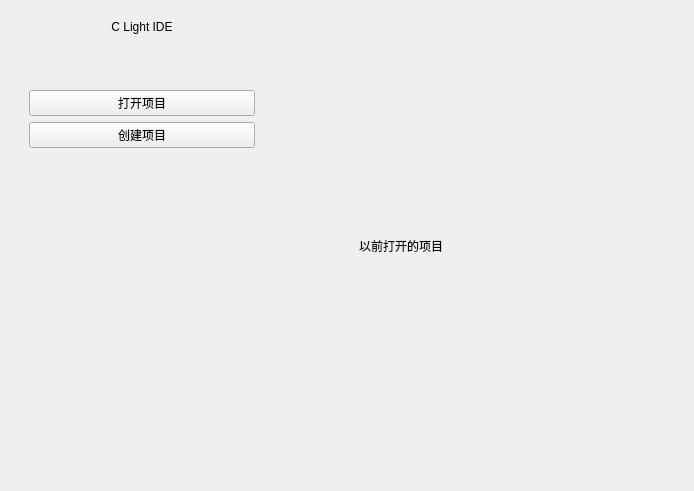
<?xml version="1.0" encoding="UTF-8"?>
<ui version="4.0">
 <class>StartPageWidget</class>
 <widget class="QWidget" name="StartPageWidget">
  <property name="geometry">
   <rect>
    <x>0</x>
    <y>0</y>
    <width>694</width>
    <height>491</height>
   </rect>
  </property>
  <property name="windowTitle">
   <string>Form</string>
  </property>
  <property name="styleSheet">
   <string notr="true">#StartPageWidget{
	border: 2x solid rgb(2, 2, 2);
	margin: 0px;
}

#StartPageWidget &gt; #widget_3 &gt; #label{
	font-size: 30px;
	font-weight: bold;
}
#StartPageWidget &gt; #widget &gt; QLabel{
	font-size: 17px;
	font-weight: bold;
}

#StartPageWidget &gt; #widget_3  QPushButton{
	font-size: 15px;
	font-weight: bold;
}</string>
  </property>
  <layout class="QHBoxLayout" name="horizontalLayout" stretch="1,1">
   <item>
    <widget class="QWidget" name="widget_3" native="true">
     <layout class="QVBoxLayout" name="verticalLayout">
      <property name="spacing">
       <number>7</number>
      </property>
      <property name="rightMargin">
       <number>80</number>
      </property>
      <item>
       <widget class="QLabel" name="label">
        <property name="text">
         <string>C Light IDE</string>
        </property>
        <property name="alignment">
         <set>Qt::AlignCenter</set>
        </property>
       </widget>
      </item>
      <item>
       <spacer name="verticalSpacer">
        <property name="orientation">
         <enum>Qt::Vertical</enum>
        </property>
        <property name="sizeType">
         <enum>QSizePolicy::Fixed</enum>
        </property>
        <property name="sizeHint" stdset="0">
         <size>
          <width>20</width>
          <height>40</height>
         </size>
        </property>
       </spacer>
      </item>
      <item>
       <widget class="QWidget" name="widget_2" native="true">
        <property name="sizePolicy">
         <sizepolicy hsizetype="Preferred" vsizetype="Fixed">
          <horstretch>0</horstretch>
          <verstretch>0</verstretch>
         </sizepolicy>
        </property>
        <property name="minimumSize">
         <size>
          <width>0</width>
          <height>0</height>
         </size>
        </property>
        <layout class="QGridLayout" name="gridLayout">
         <item row="1" column="0">
          <widget class="QPushButton" name="createButton">
           <property name="sizePolicy">
            <sizepolicy hsizetype="Preferred" vsizetype="Expanding">
             <horstretch>0</horstretch>
             <verstretch>0</verstretch>
            </sizepolicy>
           </property>
           <property name="minimumSize">
            <size>
             <width>0</width>
             <height>0</height>
            </size>
           </property>
           <property name="text">
            <string>创建项目</string>
           </property>
          </widget>
         </item>
         <item row="0" column="0">
          <widget class="QPushButton" name="openButton">
           <property name="sizePolicy">
            <sizepolicy hsizetype="Preferred" vsizetype="Expanding">
             <horstretch>0</horstretch>
             <verstretch>0</verstretch>
            </sizepolicy>
           </property>
           <property name="minimumSize">
            <size>
             <width>0</width>
             <height>0</height>
            </size>
           </property>
           <property name="text">
            <string>打开项目</string>
           </property>
          </widget>
         </item>
        </layout>
       </widget>
      </item>
      <item>
       <spacer name="verticalSpacer_3">
        <property name="orientation">
         <enum>Qt::Vertical</enum>
        </property>
        <property name="sizeType">
         <enum>QSizePolicy::MinimumExpanding</enum>
        </property>
        <property name="sizeHint" stdset="0">
         <size>
          <width>20</width>
          <height>257</height>
         </size>
        </property>
       </spacer>
      </item>
     </layout>
    </widget>
   </item>
   <item>
    <widget class="QWidget" name="widget" native="true">
     <layout class="QVBoxLayout" name="verticalLayout_2" stretch="1">
      <item>
       <widget class="QLabel" name="label_2">
        <property name="text">
         <string>以前打开的项目</string>
        </property>
        <property name="alignment">
         <set>Qt::AlignLeading|Qt::AlignLeft|Qt::AlignVCenter</set>
        </property>
       </widget>
      </item>
     </layout>
    </widget>
   </item>
  </layout>
 </widget>
 <resources/>
 <connections/>
</ui>
